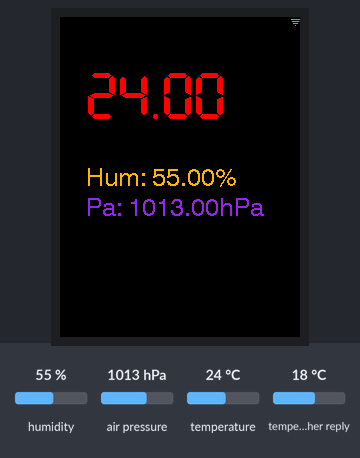
The sketch below on a simulated ESP32. Shown: 240×320 colour display. The test bench sets the inputs (shaded band); at power-on: temperature in the weather reply 18 °C, humidity 55 %, temperature 24 °C, air pressure 1013 hPa. WiFi joins after 1.5 s; servers stay silent unless stated; web services answer with replies made up by the test bench; what the sketch prints to the serial monitor is not drawn.

Above: at 2.9 s.
3.0 s: temperature in the weather reply set to -14 °C
At 13.3 s:
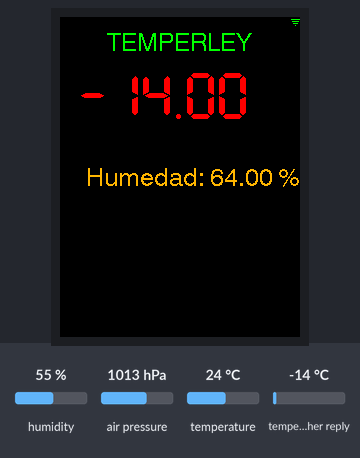
13.7 s: humidity set to 22 %
At 23.5 s:
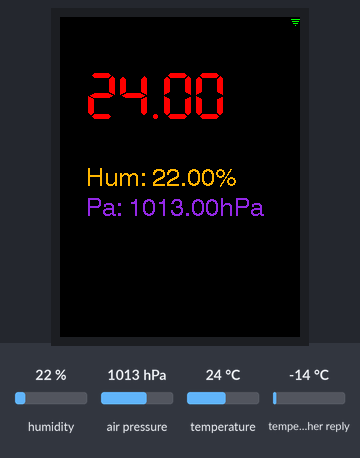
23.8 s: temperature in the weather reply set to -1 °C
At 33.6 s:
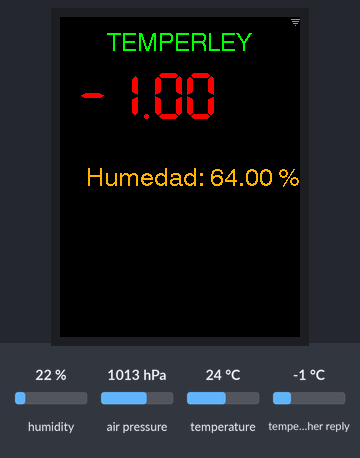
34.3 s: temperature set to 12 °C
At 44.0 s:
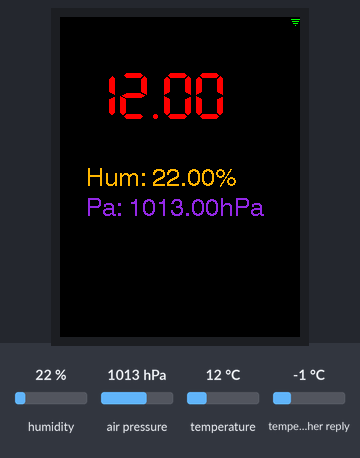
44.4 s: temperature in the weather reply set to 14 °C
At 53.9 s:
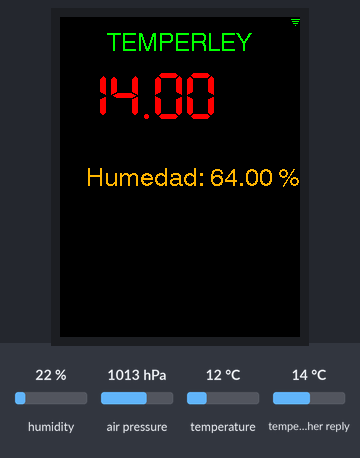
54.9 s: air pressure set to 952 hPa
At 64.3 s:
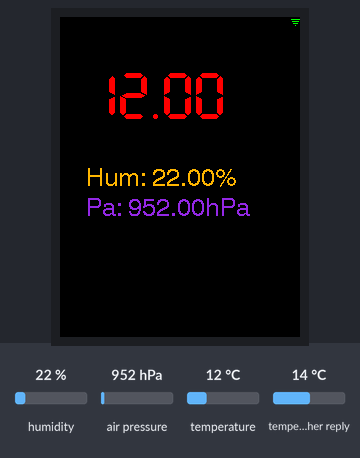
Timing chart, 0 to 65.8 s (numbered marks = the images above; inputs shaded):
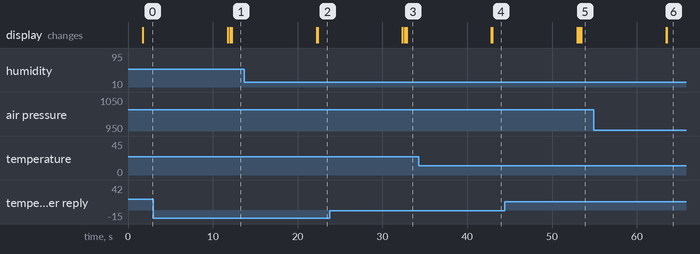

The sketch:

EstacionMeteorologicaV7_11.ino
```cpp
#include <WiFi.h>
#include <HTTPClient.h>
#include <ArduinoJson.h>
#include <TFT_eSPI.h>
#include <SPI.h>
#include <DHT.h>
#include <DHT_U.h>
#include <Adafruit_BMP085.h>

#define PIN_DHT 5
#define DHTTYPE DHT11
#define PRUEBA 1
DHT dht(PIN_DHT, DHTTYPE);
TFT_eSPI tft = TFT_eSPI();
Adafruit_BMP085 bmp;

//Redes wifi
//const char* ssid = "Taller_Electronica_5GHz";
//const char* password = "robotica";
//const char* ssid = "Maestros";
//const char* password = "Maestros_2021";
const char* ssid = "Estudiantes";
const char* password = "educar_2018";
//const char* ssid = "Vllamada";
//const char* password = "Vllamada_2021";

String URL = "http://api.openweathermap.org/data/2.5/weather?"; // URL para la API
String ApiKey = "44d3a7d9ae8f99c1cdc98166cf3bb5f8";             //Clave de la URL

// Ubicacion de los parametros meteorologicos
String lat = "Temperley";
String lon = "Argentina";

void setup() {
  WiFi.begin(ssid, password);
  tft.init();
  tft.fillScreen(TFT_BLACK);
  if (PRUEBA){
   Serial.begin(9600);
    while (WiFi.status() != WL_CONNECTED) {
    delay(500);
    Serial.print(".");
    }
   Serial.println("");
   Serial.println("WiFi connected.");
   Serial.println("IP address: ");
   Serial.println(WiFi.localIP());
  }
}
void Atmosferico(const float tempat, const float humat){
  if(PRUEBA){
    Serial.println("Atmosferico");
  }

  tft.setTextColor(TFT_GREEN);
  tft.setCursor(47, 15);
  tft.setTextFont(4);
  tft.print("TEMPERLEY");

   //Temperatura
  tft.setTextColor(TFT_RED);
  tft.setCursor(17, 55);
  tft.setTextFont(7);
  tft.print(tempat - 273.15);

    //Humedad
  tft.setTextColor(TFT_ORANGE);
  tft.setCursor(26, 150);
  tft.setTextFont(4);
  tft.print("Humedad: ");
  tft.print(humat);
  tft.print(" %");
}

void ImagenWifi(uint16_t color) {
  if (PRUEBA){
    Serial.println("icono wifi");
  }

  int x = tft.width() - 10;       // Coordenadas del símbolo WiFi
  int y = 0;


  tft.fillRect(x, y, 10, 10, TFT_BLACK);    // Borra el área del símbolo antes de dibujarlo

  // Dibuja un símbolo de WiFi simple usando líneas y arcos dentro de un área de 10x10
  tft.drawPixel(x + 5, y + 8, color);                  // Punto central (señal)
  tft.drawLine(x + 3, y + 6, x + 7, y + 6, color);     // Primera línea
  tft.drawLine(x + 2, y + 4, x + 8, y + 4, color);     // Segunda línea
  tft.drawLine(x + 1, y + 2, x + 9, y + 2, color);     // Tercera línea

}

void TemAmbiente(){
  if (PRUEBA){
    Serial.println("Ambiente");
   }

  if (WiFi.status() == WL_CONNECTED) {
    ImagenWifi(TFT_GREEN);
    } else {
      ImagenWifi(TFT_RED);
    }
  float tempdht;
  float humedad;
  float presion;
  tempdht = dht.readTemperature();
  humedad = dht.readHumidity();
  presion = bmp.readPressure() / 100.00;
  //Temperatura
  tft.setTextColor(TFT_RED);
  tft.setCursor(26, 55);
  tft.setTextFont(7);
  tft.print(tempdht);
  //Humedad
  tft.setTextColor(TFT_ORANGE);
  tft.setCursor(26, 150);
  tft.setTextFont(4);
  tft.print("Hum: ");
  tft.print(humedad);
  tft.println("%");
  //Presion Atmosferica
  tft.setTextColor(TFT_VIOLET);
  tft.setCursor(26, 180);
  tft.setTextFont(4);
  tft.print("Pa: ");
  tft.print(presion, 2);
  tft.println("hPa");

  delay(10000);
  tft.fillScreen(TFT_BLACK);
}
void Redes(){
  if (WiFi.status() == WL_CONNECTED) {
    ImagenWifi(TFT_GREEN);
    } else {
      ImagenWifi(TFT_RED);
    }
  HTTPClient http;
    // Establecer la URL final de la solicitud HTTP con la ubicación y la información de la clave de API
  http.begin(URL + "q=" + lat + "," + lon + "&appid=" + ApiKey);
  // iniciar la conexión y enviar la solicitud HTTP
  int httpCode = http.GET();
  // httpCode será negativo en caso de error
    if (httpCode > 0) {
     // Leer datos como una cadena JSON
      String JSON_Data = http.getString();
      // Recuperar información sobre el tiempo desde el formato JSON
      DynamicJsonDocument doc(2048);
      deserializeJson(doc, JSON_Data);
      JsonObject obj = doc.as<JsonObject>();

      const float tempat = obj["main"]["temp"].as<float>();       // Mostrar la información meteorológica
      const float humat = obj["main"]["humidity"].as<float>();
      Atmosferico(tempat, humat);

      } else {
        http.end();
     }
  delay(10000);
  tft.fillScreen(TFT_BLACK);
}
void loop() {
  TemAmbiente();
  delay(200);
  Redes();
}
```
